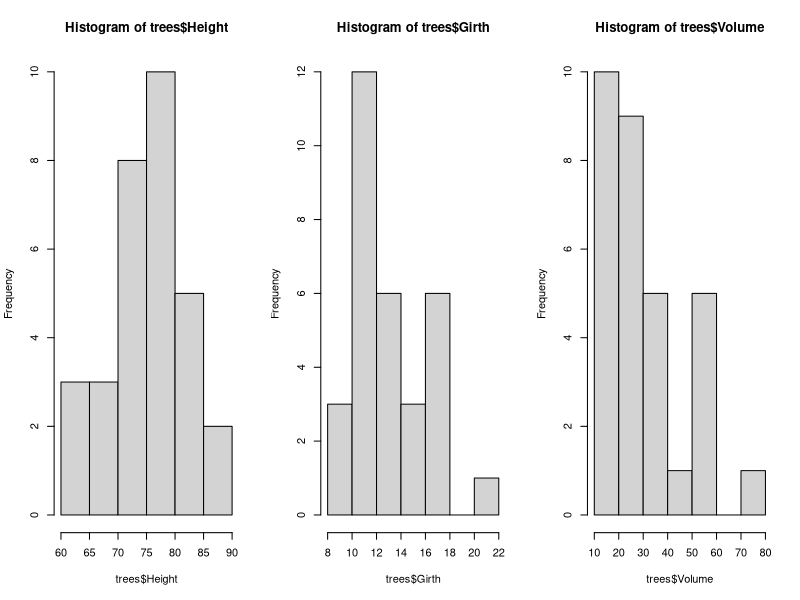
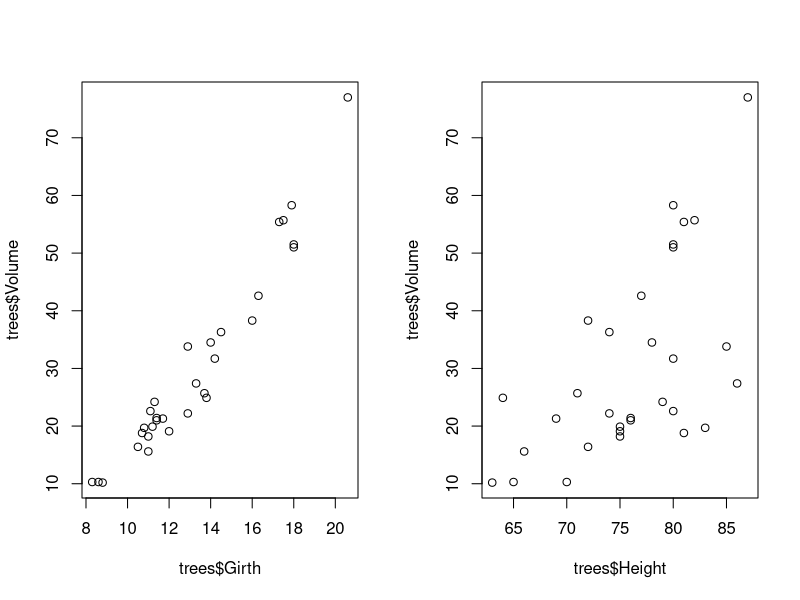
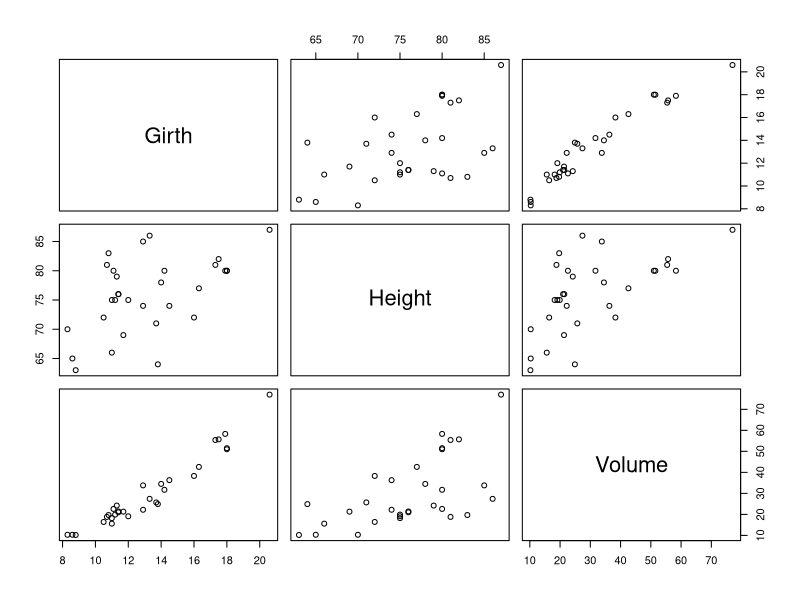
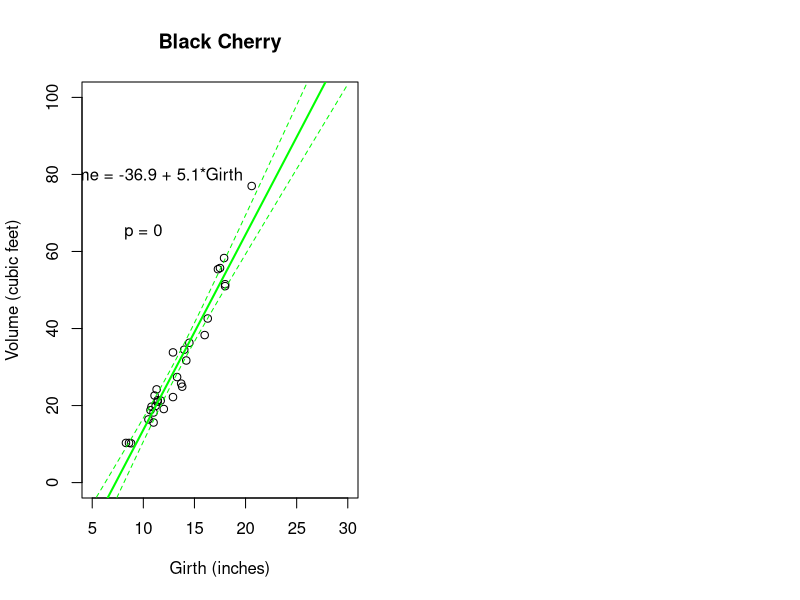

Source code (R) for these figures, in order: (Note: this script raises an error after producing the figures.)

##################################################
####                                          ####  
####  R Bootcamp #1, Module 1                 ####
####                                          #### 
####   University of Nevada, Reno             ####
####                                          #### 
##################################################

## NOTE: this module borrows heavily from an R short course developed by a team at Colorado State University. 
   # Thanks to Perry Williams at UNR for allowing us to use these materials!!

##################################################
####  Getting started with R: the basics      ####
##################################################


Batmans_butler <- 'Alfred Pennyworth'


###############
# R DEMO: 
###############

#  don't worry if you don't understand this just yet- this is just a taste of where we are going!

#########
# load a built-in dataset

data(trees)


#########
# explore the data object

summary(trees)
str(trees)


#########
# visualize the data

   # histograms:
layout(matrix(1:3,nrow=1,byrow = T))
hist(trees$Height)
hist(trees$Girth)
hist(trees$Volume)

   # scatterplots:

layout(matrix(1:2,nrow=1,byrow = T))
plot(trees$Volume~trees$Girth)
plot(trees$Volume~trees$Height)

pairs(trees)    # plots all scatterplots together as a scatterplot matrix!



##########
# perform linear regression analysis

model1 <- lm(Volume~Girth,data=trees)

summary(model1)    # examine the results


#########
# visualize the results!

xvals <- seq(5,30,0.5)
pred <- predict(model1,newdata=data.frame(Girth=xvals),interval = "confidence",level = 0.99)

plot(trees$Volume~trees$Girth,xlab="Girth (inches)",ylab="Volume (cubic feet)",main="Black Cherry",
     xlim=range(xvals),ylim=c(0,100))

abline(model1,lwd=2,col="green")
lines(xvals,pred[,"upr"],col="green",lty=2)
lines(xvals,pred[,"lwr"],col="green",lty=2)
text(10,80,sprintf("Volume = %s + %s*Girth",round(coefficients(model1)[1],1),round(coefficients(model1)[2],1)))
text(10,65,sprintf("p = %s",round(summary(model1)$coefficients[,"Pr(>|t|)"][2],3)))


##################
####  Create R Objects 
##################

#############
### scalars
#############

scalar1 <- 'this is a scalar'
scalar2 <- 104
scalar3 <- 5 + 6.5    # evaluates to the single value 11.5
scalar4 <- '4'


typeof(scalar4)    # returns: character

## what is this type?
scalar5 <- TRUE
typeof(scalar5)    # returns: logical


## what happens when we run this line of code? Think about the types.
scalar_2 + scalar_4


a <- 1
b <- 2
c <- 3

d.vec <- c(a, b, c)
d.vec



length(d.vec)    # the "length()" function returns the number of elements in a vector (or list, matrix etc.)

d1 <- d.vec           # copy the vector "d.vec"
d2 <- d.vec+3         # add 3 to all elements of the vector "d.vec"
d3 <- d1+d2           # elementwise addition
d4 <- d1+c(1,2)       # what does this do?

## inspect the objects by calling them in the console (or script window)
d1    # returns: 1 2 3
d2    # returns: 4 5 6
d3    # returns: 5 7 9
d4    # returns: 2 4 4


#############
### MATRICES
#############

d.mat <- cbind(d1,d2)        # create a matrix by binding vectors, with vector d1 as column 1 and d2 as column 2
d.mat
class(d.mat)   # confirm that the new object "d.mat" is a matrix!


d.mat <- matrix(c(1,2,3,4,5,6),nrow=3,ncol=2)        # create matrix another way
d.mat

d.mat <- matrix(c(1,2,3,4,5,6),nrow=3,ncol=2,byrow=T)        # create matrix another way
d.mat

d.mat <- rbind(c(1,4),c(2,5),c(3,6))        # create matrix another way
d.mat


d.mat + 2
d.mat/sum(d.mat)


############
### ARRAYS!
############

d.array=array(0,dim=c(3,2,4))       # create 3 by 2 by 4 array full of zeros
d.array				# see what it looks like
d.mat=matrix(1:6,nrow=3)
d.array[,,1]=d.mat  		# enter d as the first slice of the array
d.array[,,2]=d.mat*2		# enter d*2 as the second slide...
d.array[,,3]=d.mat*3
d.array[,,4]=d.mat*4
d.array				# view the array 

d.array[1,2,4]


#############
### LISTS
#############

d.list <- list()        # create empty list
d.list[[1]] <- c(1,2,3)     # note the double brackets- this is one way to reference a specified list element. 
d.list[[2]] <- c(4,5)
d.list[[3]] <- "Alfred Pennyworth"
d.list


#############
### DATA FRAMES
#############
d.df <- data.frame(d1=c(1,2,3),d2=c(4,5,6))        # create a ‘data frame’ with two columns. Each column is a vector of length 3
d.df


d.df=data.frame(d.mat)        # create data frame another way - directly from a matrix
d.df


names(d.df)          # view or change column names
names(d.df)=c("meas_1","meas_2")        # provide new names for columns
d.df


rownames(d.df) <- c("obs1","obs2","obs3")
d.df


#############
### functions
#############

sum(1, 2, 3, 10)    # returns: 15

## sum can be used with one of the vectors we created
sum(vector1)        # returns: 10.3


help(sum)
?sum    # this is an alternative to 'help(sum)'!


#############
### MAKING UP DATA!
#############

#######
# Sequences

1:10                        # sequence from 1 to 10
10:1                        # reverse the order
rev(1:10)                   # a different way to reverse the order

seq(from=1,to=10,by=1)      # equivalent to 1:10
seq(10,1,-1)                # equivalent to 10:1
seq(1,10,length=10)         # equivalent to 1:10
seq(0,1,length=10)          # sequence of length 10 between 0 and 1 



##############
# Repeating sequences

rep(0,times=3)                # repeat 0 three times
rep(1:3,times=2)              # repeat 1:3 two times
rep(1:3,each=2)               # repeat each element of 1:3 two times


###########
# Random numbers

z <- rnorm(10)                # 10 realizations from std. normal
z
y <- rnorm(10,mean=-2,sd=4)           # 10 realizations from N(-2,4^2)
y

rbinom(5,size=3,prob=.5)                # 5 realizations from Binom(3,0.5)
rbinom(5,3,.1)                # 5 realizations from Binom(3,0.1)
rbinom(5,3,.8)                # 5 realizations from Binom(3,0.8)

rbinom(5,1:5,0.5)       # simulations from binomial w/ diff number of trials
rbinom(5,1:5,seq(.1,.9,length=5))   # simulations from diff number of trials and probs

runif(10)                # 10 standard uniform random variates
runif(10,min=-1,max=1)        # 10 uniform random variates on [-1,1]


sample(1:10,size=5,replace=TRUE)        # 5 rvs from discrete unif. on 1:10.
sample(1:10,size=5,replace=TRUE,prob=(1:10)/sum(1:10)) # 5 rvs from discrete pmf w/ varying probs.


############
# Make up an entire data frame!


my.data <- data.frame(
  Obs.Id = 1:100,
  Treatment = rep(c("A","B","C","D","E"),each=20),
  Block = rep(1:20,times=5),
  Germination = rpois(100,lambda=rep(c(1,5,4,7,1),each=20)),
  AvgHeight = rnorm(100,mean=rep(c(10,30,31,25,35,7),each=20))
)
head(my.data)

summary(my.data)    # Use the "summary()" function to summarize each column in the data frame.


############
### Accessing, indexing and subsetting data
############

# X[i]         access the ith element of X

d.vec <- 2:10
d.vec
d.vec[3]
d.vec[c(1,5)]
d.vec[-3]


d.vec <- 1:4
names(d.vec) <- c("fred","sally","mimi","terrence")
d.vec
d.vec["terrence"]
d.vec[c("sally","fred")]


# X[a,b]       access row a, column b element of matrix/data frame X
# X[,b]        access column b of matrix/data frame X
# X[a,]        access row a of matrix/data frame X

d <- matrix(1:6,3,2)
d
d[,2]                # 2nd column of d
d[2,]                # 2nd row of d
d[2:3,]        # 2nd and 3rd rows of d in a matrix


# $            access component of an object (data frame or list)
# Z_list[[i]]  access the ith element of list Z

d.df=my.data[21:30,]  # only take 10 observations
d.df


d.df$Germination      # Subsetting a data frame
d.df[,4]              # same thing!
d.df[[4]]             # same thing!
d.df[,"Germination"]           # same thing!


d.df$AvgHeight
d.df$AvgHeight[3]  # subset an element of a data frame


# Columns and rows of data frame
d.df$Treatment
d.df[,2]

d.df[,2:3]
cbind(ID=d.df$Obs.Id,Height=d.df$AvgHeight)    # make new data frame 

d.df[2,]
d.df[2,2:3]



###############
# Other data exploration tricks in R

length(d2)        # Obtain length (# elements) of vector d2
dim(d.mat)            # Obtain dimensions of matrix or array
summary(my.data)  # summarize columns in a data frame. 
names(my.data)    # get names of variables in a data frame (or names of elements in a named vector)
nrow(my.data)     # get number of rows/observations in a data frame
ncol(my.data)     # get number of columns/variables in a data frame
str(my.data)      # look at the "internals" of an object (useful for making sense of complex objects!)

2+3              # addition
          
6-10             # subtraction
          
2.5*33           # multiplication
      
4/5              # division
      
2^3              # exponentiation
        
sqrt(9)          # square root 
      
8^(1/3)          # cube root      
       
exp(3)           # antilog     

log(20.08554)    # natural logarithm (but it's possible to change the base)

log10(147.9108)  # common logarithm 

log(147.9108, base=10) 

factorial(5)     # factorial

21 %% 5          # modulus   


############
### CHALLENGE EXERCISES
############

### Challenge 1: Create a 3 by 2 matrix equivalent to d.mat by binding rows 

# (HINT: use the "rbind()" function), using the following as rows:

c(1,4) 
c(2,5) 
c(3,6)


########
# Code for visualizing the results from challenge problem 8

plot(x=df_spatial$long, y=df_spatial$lat, main="Regular grid",xlab="long",ylab="lat",xlim=c(-1.5,1.5),ylim=c(-1.5,1.5),pch=20,cex=2)
abline(v=c(-1,1),h=c(-1,1),col="green",lwd=1)


#################
# More advanced exploration of functions!

########
## first class functions

## assign functions to values
sum2 <- sum
sum2(1, 2, 3, 10)    # use the value sum2 as a function!

## use functions as arguments in other functions
## lets compute the average length of some of the vectors we've created
## this should return 3.66
mean(c(length(vector1), length(vector2), length(vector3)))

